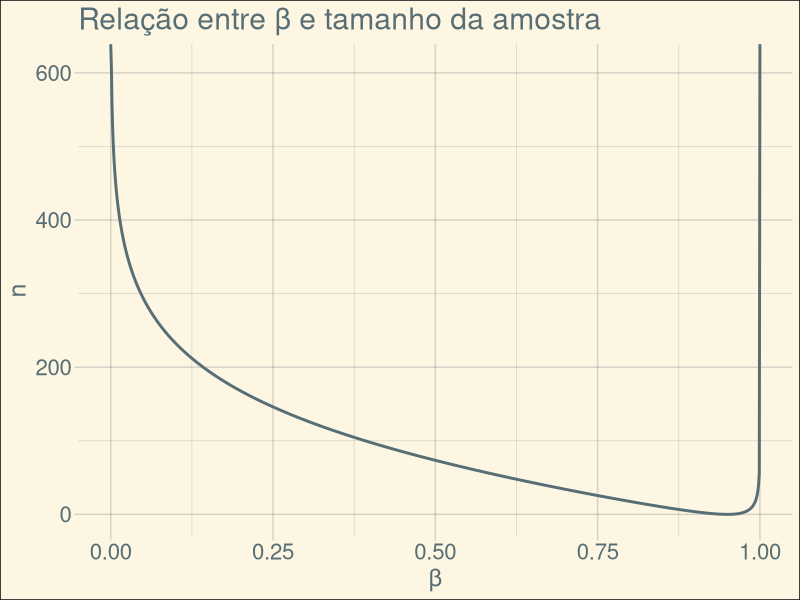
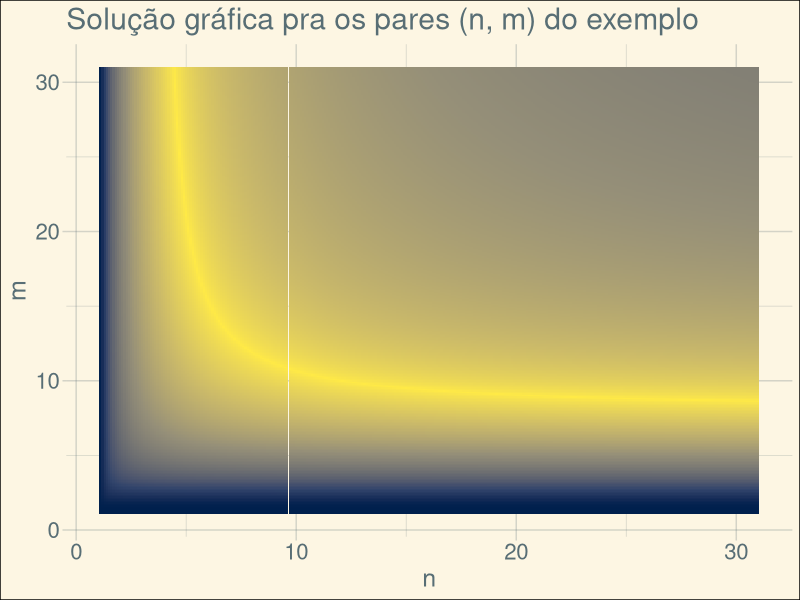

Write the R code that produced these figures, in order.
## ---- chunk 1
library(dplyr)
library(purrr)
library(ggplot2)
theme_set(theme(
    plot.background = element_rect("#fdf6e3"),
    panel.background = element_blank(),
    panel.grid = element_line("#586e7540"),
    axis.ticks = element_line("#586e7540"),
    text = element_text(colour = "#586e75", size = 18),
    axis.text = element_text(colour = "#586e75", size = 16)
))
## ---- chunk 2
#| fig-align: center
ene <- function(beta) 5.21^2 * (qnorm(beta) + qnorm(0.05))^2

ggplot() +
    geom_function(fun = ene, col = "#586e75", linewidth = 1, n = 1000) +
    labs(
        title = "Relação entre β e tamanho da amostra",
        x = "β", y = "n"
    )
## ---- chunk 3
#| echo: true
fun <- function(n) {
    5.21^2 * (
        qt(0.142, n-1) +
        qt(0.05, n-1)
    )^2
}

optimize(
    f = function(n) abs(n - fun(n)),
    interval = c(1, 1e6)
)$minimum
## ---- chunk 4
M1 <- c(16.4, 15.7, 14.8, 16.7, 13.8, 15.6, 16.4, 14.6, 15.8, 16.3, 15.5, 15.2)
M2 <- c(14.7, 14.3, 15.4, 14.5, 14.2, 15.0, 14.8, 15.2, 15.3, 14.9)
## ---- chunk 5
#| echo: true
fun <- function(nm) {
    qf(0.740, nm[1]-1, nm[2]-1) /
    qf(0.95, nm[1]-1, nm[2]-1)
}

optim(
    par = c(2,2),
    fn = \(nm) abs(1/2 - fun(nm))
)$par
## ---- chunk 6
#| echo: true
fun2 <- function(n) {
    qf(0.740, n-1, n-1) /
    qf(0.95, n-1, n-1)
}

optimise(
    f = \(n) abs(1/2 - fun2(n)),
    interval = c(2, 1e6)
)$minimum
## ---- chunk 7
#| echo: true
#| output-location: slide
#| fig-height: 6
expand.grid(seq(1.1, 31, by = 0.1), seq(1.1, 31, by = 0.1)) |> 
    mutate(
        f = map2_dbl(Var1, Var2, \(Var1, Var2) fun(c(Var1, Var2))),
        solução = abs(1/2 - f)^0.75
    ) |> 
    ggplot(aes(Var1, Var2, fill = solução)) +
    geom_tile() +
    scale_fill_viridis_c(option = "E", direction = -1, guide = "none") +
    labs(
        x = "n", y = "m",
        title = "Solução gráfica pra os pares (n, m) do exemplo"
    )
